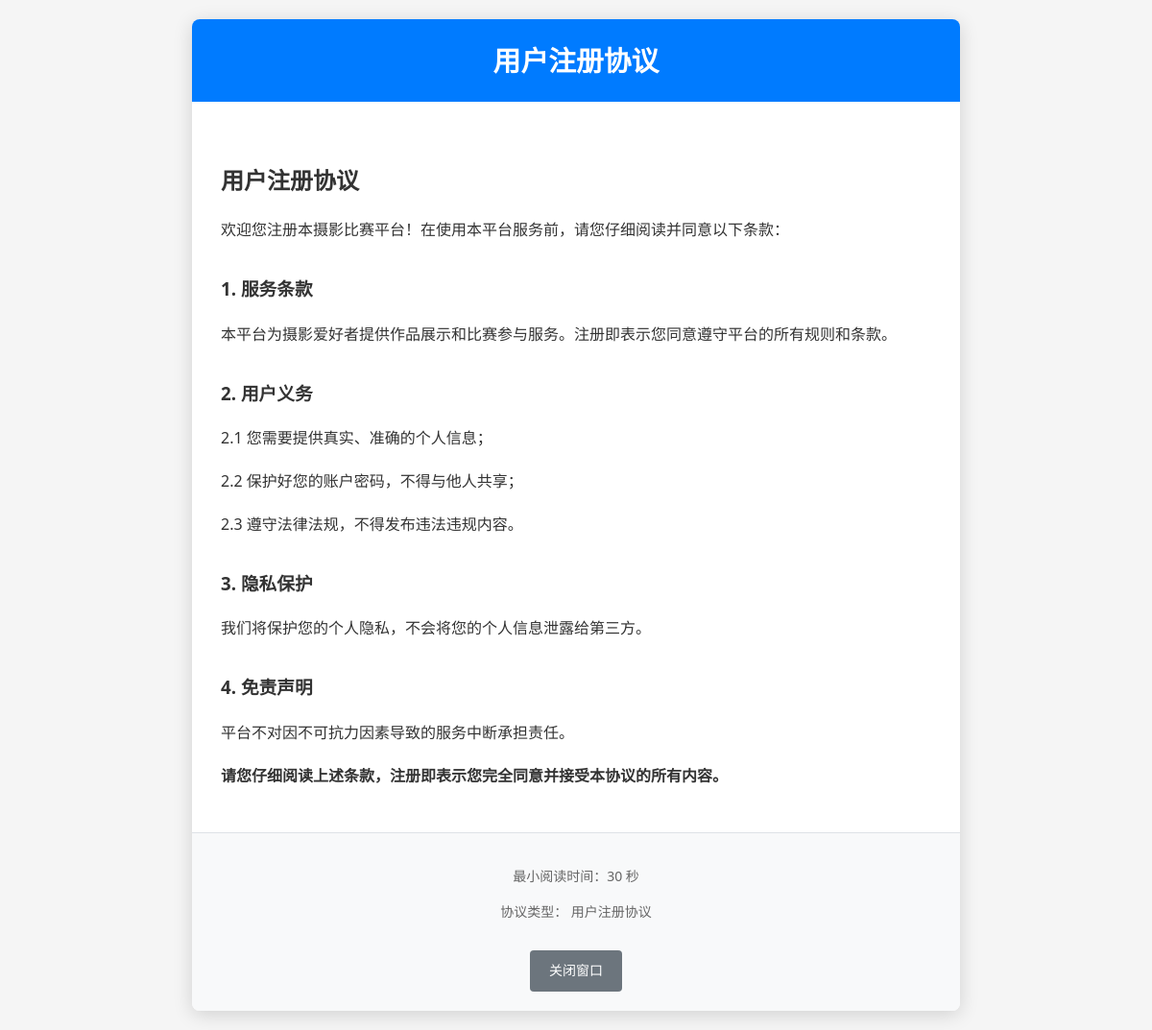
The app's page /view_agreement/1 with its own data.
### app.py (models this page shows)
class Agreement(db.Model):
    id = db.Column(db.Integer, primary_key=True)
    title = db.Column(db.String(100), nullable=False)  # 协议标题
    content = db.Column(db.Text, nullable=False)  # 协议内容（HTML格式）
    agreement_type = db.Column(db.String(20), nullable=False)  # 协议类型：register, upload
    min_read_time = db.Column(db.Integer, default=10)  # 最小阅读时间（秒）
    is_active = db.Column(db.Boolean, default=True)  # 是否启用
    created_at = db.Column(db.DateTime, default=db.func.current_timestamp())
    updated_at = db.Column(db.DateTime, default=db.func.current_timestamp(), onupdate=db.func.current_timestamp())

### app.py (the view)
@app.route('/view_agreement/<int:agreement_id>')
def view_agreement(agreement_id):
    agreement = Agreement.query.get_or_404(agreement_id)
    if not agreement.is_active:
        return jsonify({'error': '协议不可用'}), 404
    return render_template('view_agreement.html', agreement=agreement)

### templates/view_agreement.html (shortened to what this page needs)
<!DOCTYPE html>
<html lang="zh-cn">
<head>
</head>
<body>
    <div class="agreement-container">
        <div class="agreement-header">
            <h1>{{ agreement.title }}</h1>
        </div>
        <div class="agreement-content">
            {{ agreement.content | safe }}
        </div>
        <div class="agreement-footer">
            <p>最小阅读时间：{{ agreement.min_read_time }} 秒</p>
            <p>协议类型：
                {% if agreement.agreement_type == 'register' %}
                    用户注册协议
                {% elif agreement.agreement_type == 'upload' %}
                    投稿协议
                {% else %}
                    {{ agreement.agreement_type }}
                {% endif %}
            </p>
            <a href="javascript:window.close()" class="back-btn">关闭窗口</a>
        </div>
    </div>
</body>
</html>

### templates/view_agreement.html (style rules this page uses)
body { font-family: 'Segoe UI', Arial, sans-serif; line-height: 1.6; color: #333; max-width: 800px; margin: 0 auto; padding: 20px; background: #f5f5f5; }
.agreement-container { background: white; border-radius: 8px; box-shadow: 0 4px 20px rgba(0,0,0,0.15); overflow: hidden; }
.agreement-header { background: #007bff; color: white; padding: 20px; text-align: center; }
.agreement-header h1 { margin: 0; font-size: 1.8rem; }
.agreement-content { padding: 30px; line-height: 1.8; }
.agreement-content h2, .agreement-content h3, .agreement-content h4 { color: #333; margin-top: 30px; margin-bottom: 15px; }
.agreement-content p { margin-bottom: 15px; }
.agreement-content strong { font-weight: bold; color: #333; }
.agreement-footer { padding: 20px; background: #f8f9fa; text-align: center; border-top: 1px solid #dee2e6; color: #666; font-size: 14px; }
.back-btn { display: inline-block; padding: 10px 20px; background: #6c757d; color: white; text-decoration: none; border-radius: 4px; margin-top: 15px; }

### records on screen
Agreement: title "用户注册协议", content "用户注册协议 欢迎您注册本摄影比赛平台！在使用本平台服务前，请您仔细阅读并同意以下条款： 1. 服务条款 本平台为摄影爱好者提供作品展示和比赛参与服务。注册即表示您同意遵守平台的所有规则和条款。 2. 用户义务 2.1 您需要提供真实、准确的个人信息； 2.2 保护好您的账户密码，不得与他人共享； 2.3 遵守法律法规，不得发布违法违规内容。 3. 隐私保护 我们将保护您的个人隐私，不会将您的个人信息泄露给第三方。 4. 免责声明 平台不对因不可抗力因素导致的服务中断承担责任。 请您仔细阅读上述条款，注册即表示您完全同意并接受本协议的所有内容。", min_read_time "30"
